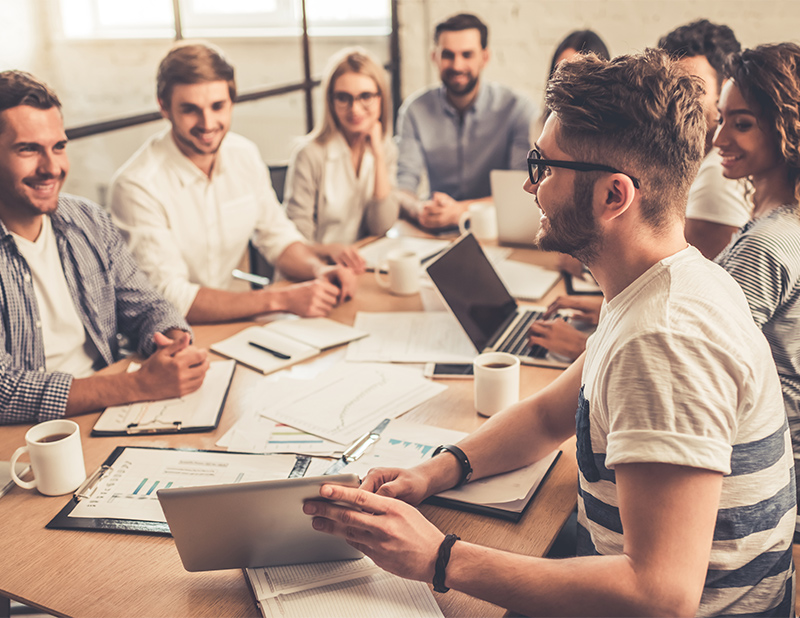
#> input picture day4/img.png, 800 x 618 px
$ python learn2.py
#> lines starting #> are read from the running program, lines starting #| are printed output that depends on the picture
import cv2

img=cv2.imread('img.png')
#> img is the input picture: shape (618, 800, 3); mean B, G, R 139.6, 154.4, 179.8
cv2.imshow('img_orj', img)

cv2.rectangle(img,(150,200),(350,500),(250,0,0),10)
cv2.line(img,(200,200),(400,200),(0,0,250),5)
cv2.circle(img,(200,200),250,(0,250,250),8)
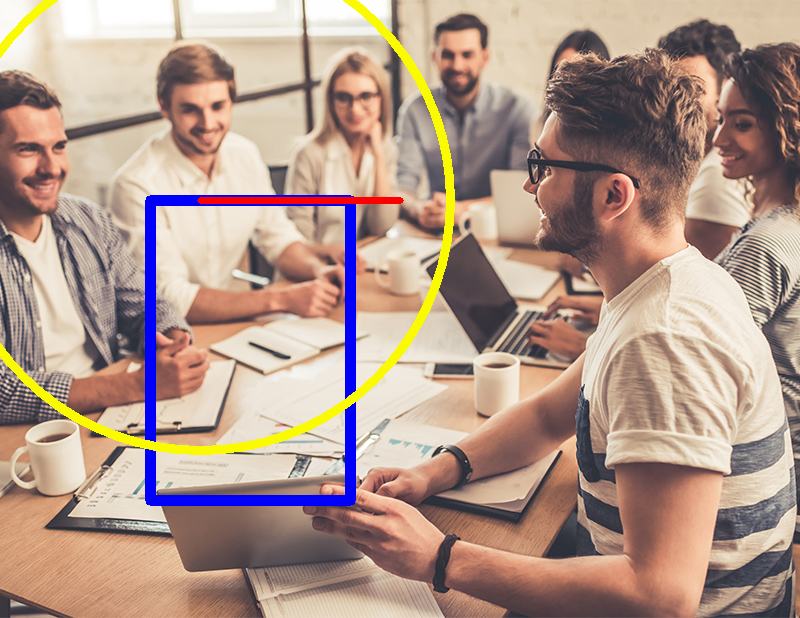
#> img: shape (618, 800, 3); mean B, G, R 138.3, 151.9, 177.2

cv2.imshow('img', img)
cv2.waitKey(0)
cv2.destroyAllWindows()
